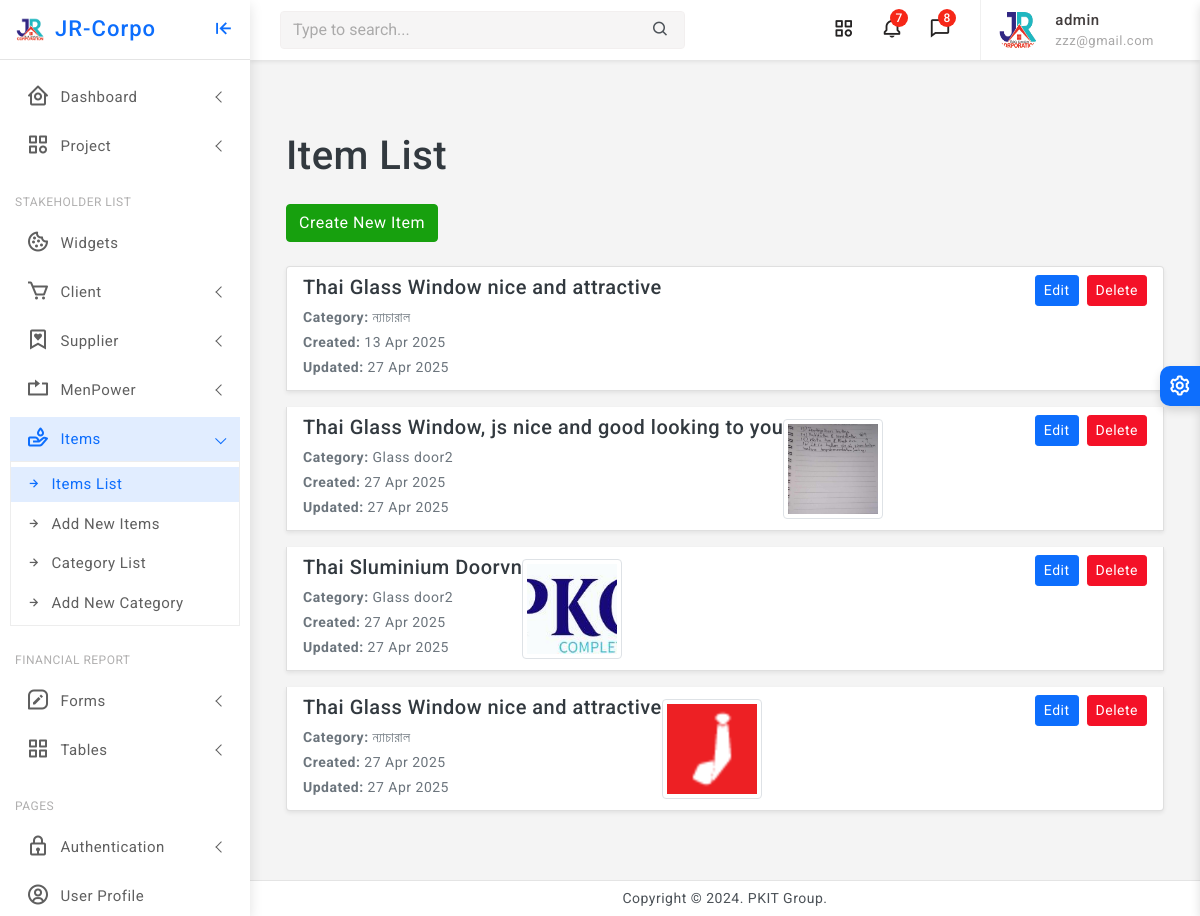
The app's page /items/ (signed in) with its own data.
### core/models.py (models this page shows, shortened)
class Item(models.Model):
    item_name = models.CharField(max_length=255)
    image = models.ImageField(upload_to='media/item_images/', blank=True, null=True)
    category = models.ForeignKey(Category, on_delete=models.SET_NULL, null=True, related_name='items')
    created_at = models.DateTimeField(auto_now_add=True)
    updated_at = models.DateTimeField(auto_now=True)

class Category(models.Model):
    name = models.CharField(max_length=100)
    created_at = models.DateTimeField(auto_now_add=True)
    updated_at = models.DateTimeField(auto_now=True)

### core/views.py (the view)
# urls.py: path('items/', views.item_list, name='item_list'),
@staff_required
def item_list(request):
    items = Item.objects.all()
    return render(request, 'item/item_list.html', {'items': items})

### core/views.py (called while the page is built)
def staff_required(view_func):
    return user_passes_test(lambda u: u.is_authenticated and u.is_staff)(view_func)

### core/templates/item/item_list.html
{% extends 'partials/base0.html' %}
{% block content %}
{% load static %}
<div class="container my-5">
    <h1 class="mb-4">Item List</h1>
    <a href="{% url 'item_create' %}" class="btn btn-success mb-4">Create New Item</a>
    <div class="list-group">
        {% for item in items %}
        <div class="list-group-item d-flex justify-content-between align-items-start shadow-sm mb-3">
            <div class="d-flex align-items-center">
                <div>
                    <h5>{{ item.item_name }}</h5>
                    <p class="text-muted mb-1"><strong>Category:</strong>
                        {% if item.category %}
                            {{ item.category.name }}
                        {% else %}
                            No Category
                        {% endif %}
                    </p>
                    <p class="text-muted mb-1"><strong>Created:</strong> {{ item.created_at|date:"d M Y" }}</p>
                    <p class="text-muted mb-1"><strong>Updated:</strong> {{ item.updated_at|date:"d M Y" }}</p>
                </div>
                {% if item.image %}
                    <img src="{{ item.image.url }}" alt="Item Image" class="img-thumbnail" style="width: 100px; height: 100px; object-fit: cover; margin-right: 20px;">
                {% else %}
                    <span class="text-muted"></span>
                {% endif %}
            </div>
            <div class="d-flex">
                <a href="{% url 'item_update' item.id %}" class="btn btn-primary btn-sm me-2">Edit</a>
                <a href="{% url 'item_delete' item.id %}" class="btn btn-danger btn-sm">Delete</a>
            </div>
        </div>
        {% empty %}
        <div class="alert alert-warning">No items found.</div>
        {% endfor %}
    </div>
</div>
{% endblock %}

### templates/partials/base0.html (shortened to what this page needs)
<!doctype html>
<html lang="en">
{% load static %}
<head>
	<link href="{% static 'assets/plugins/vectormap/jquery-jvectormap-2.0.2.css' %}" rel="stylesheet"/>
	<link href="{% static 'assets/plugins/simplebar/css/simplebar.css' %}" rel="stylesheet" />
	<link href="{% static 'assets/plugins/perfect-scrollbar/css/perfect-scrollbar.css' %}" rel="stylesheet" />
	<link href="{% static 'assets/plugins/metismenu/css/metisMenu.min.css' %}" rel="stylesheet" />
	<link href="{% static 'assets/css/pace.min.css' %}" rel="stylesheet" />
	<link href="{% static 'assets/css/bootstrap.min.css' %}" rel="stylesheet">
	<link href="{% static 'assets/css/app.css' %}" rel="stylesheet">
	<link href="{% static 'assets/css/icons.css' %}" rel="stylesheet">
	<link rel="stylesheet" href="{% static 'assets/css/dark-theme.css' %}" />
	<link rel="stylesheet" href="{% static 'assets/css/semi-dark.css' %}" />
	<link rel="stylesheet" href="{% static 'assets/css/header-colors.css' %}" />
		<link rel="stylesheet" href="https://use.fontawesome.com/releases/v5.15.2/css/all.css"
>
</head>
<body>
	<div class="wrapper">
		<div class="sidebar-wrapper" data-simplebar="true">
			<div class="sidebar-header">
				<div>
					<img src="{% static 'assets/images/jr.png' %} " class="logo-icon" alt="logo icon">
				</div>
				<div>
					<h4 class="logo-text">JR-Corpo</h4>
				</div>
				<div class="toggle-icon ms-auto"><i class='bx bx-arrow-to-left'></i>
				</div>
			</div>
			<ul class="metismenu" id="menu">
				<li>
					<a href="javascript:;" class="has-arrow">
						<div class="parent-icon"><i class='bx bx-home-circle'></i>
						</div>
						<div class="menu-title">Dashboard</div>
					</a>
				</li>
				<li>
					<a href="javascript:;" class="has-arrow">
						<div class="parent-icon"><i class="bx bx-category"></i>
						</div>
						<div class="menu-title">Project</div>
					</a>
				</li>
				<li class="menu-label">Stakeholder List</li>
				<li>
					<a href="widgets.html">
						<div class="parent-icon"><i class='bx bx-cookie'></i>
						</div>
						<div class="menu-title">Widgets</div>
					</a>
				</li>
				<li>
					<a href="javascript:;" class="has-arrow">
						<div class="parent-icon"><i class='bx bx-cart'></i>
						</div>
						<div class="menu-title"> Client </div>
					</a>
				</li>
				<li>
					<a class="has-arrow" href="javascript:;">
						<div class="parent-icon"><i class='bx bx-bookmark-heart'></i>
						</div>
						<div class="menu-title">Supplier</div>
					</a>
				</li>
				<li>
					<a class="has-arrow" href="javascript:;">
						<div class="parent-icon"><i class="bx bx-repeat"></i>
						</div>
						<div class="menu-title">MenPower</div>
					</a>
				</li>
				<li>
					<a class="has-arrow" href="javascript:;">
						<div class="parent-icon"> <i class="bx bx-donate-blood"></i>
						</div>
						<div class="menu-title">Items</div>
					</a>
					<ul>
						<li> <a href="{% url 'item_list' %}"><i class="bx bx-right-arrow-alt"></i>Items List</a>
						</li>
						<li> <a href="{% url 'item_create' %}"><i class="bx bx-right-arrow-alt"></i>Add New Items</a>
						</li>
						<li> <a href="{% url 'category_list' %}"><i class="bx bx-right-arrow-alt"></i>Category List</a>
						</li>
						<li> <a href="{% url 'category_create' %}"><i class="bx bx-right-arrow-alt"></i>Add New Category</a>
						</li>
					</ul>
				</li>
				<li class="menu-label">Financial Report</li>
				<li>
					<a class="has-arrow" href="javascript:;">
						<div class="parent-icon"><i class='bx bx-message-square-edit'></i>
						</div>
						<div class="menu-title">Forms</div>
					</a>
				</li>
				<li>
					<a class="has-arrow" href="javascript:;">
						<div class="parent-icon"><i class="bx bx-grid-alt"></i>
						</div>
						<div class="menu-title">Tables</div>
					</a>
				</li>
				<li class="menu-label">Pages</li>
				<li>
					<a class="has-arrow" href="javascript:;">
						<div class="parent-icon"><i class="bx bx-lock"></i>
						</div>
						<div class="menu-title">Authentication</div>
					</a>
				</li>
				<li>
					<a href="user-profile.html">
						<div class="parent-icon"><i class="bx bx-user-circle"></i>
						</div>
						<div class="menu-title">User Profile</div>
					</a>
				</li>
			</ul>
		</div>
	<header>
			<div class="topbar d-flex align-items-center">
				<nav class="navbar navbar-expand">
					<div class="search-bar flex-grow-1">
						<div class="position-relative search-bar-box">
							<input type="text" class="form-control search-control" placeholder="Type to search..."> <span class="position-absolute top-50 search-show translate-middle-y"><i class='bx bx-search'></i></span>
						</div>
					</div>
					<div class="top-menu ms-auto">
						<ul class="navbar-nav align-items-center">
							<li class="nav-item dropdown dropdown-large">
								<a class="nav-link dropdown-toggle dropdown-toggle-nocaret" href="#" role="button" data-bs-toggle="dropdown" aria-expanded="false">	<i class='bx bx-category'></i>
								</a>
							</li>
							<li class="nav-item dropdown dropdown-large">
								<a class="nav-link dropdown-toggle dropdown-toggle-nocaret position-relative" href="#" role="button" data-bs-toggle="dropdown" aria-expanded="false"> <span class="alert-count">7</span>
									<i class='bx bx-bell'></i>
								</a>
							</li>
							<li class="nav-item dropdown dropdown-large">
								<a class="nav-link dropdown-toggle dropdown-toggle-nocaret position-relative" href="#" role="button" data-bs-toggle="dropdown" aria-expanded="false"> <span class="alert-count">8</span>
									<i class='bx bx-comment'></i>
								</a>
							</li>
						</ul>
					</div>
					<div class="user-box dropdown">
						<a class="d-flex align-items-center nav-link dropdown-toggle dropdown-toggle-nocaret" href="#" role="button" data-bs-toggle="dropdown" aria-expanded="false">
							<img src="{% static 'assets/images/jr.png' %}" class="user-img" alt="user avatar">
							<div class="user-info ps-3">
								<p class="user-name mb-0">{{ user.username }}</p>
								<p class="designattion mb-0">{{ user.email }}</p>
							</div>
						</a>
					</div>
				</nav>
			</div>
	</header>
		<div class="page-wrapper">
			<div class="page-content">
				{% block content %}
				{% endblock %}
			</div>
		</div>
		<footer class="page-footer">
			<p class="mb-0">Copyright © 2024. PKIT Group.</p>
		</footer>
	</div>
	<div class="switcher-wrapper">
		<div class="switcher-btn"> <i class='bx bx-cog bx-spin'></i>
		</div>
	</div>
</body>
</html>

### records on screen
Item: item_name "Thai Glass Window nice and attractive", category.name "ন্যাচারাল", created_at "13 Apr 2025", updated_at "27 Apr 2025"
Item: item_name "Thai Glass Window, js nice and good looking to you", category.name "Glass door2", created_at "27 Apr 2025", updated_at "27 Apr 2025", image (picture)
Item: item_name "Thai Sluminium Doorvn", category.name "Glass door2", created_at "27 Apr 2025", updated_at "27 Apr 2025", image (picture)
Item: item_name "Thai Glass Window nice and attractive", category.name "ন্যাচারাল", created_at "27 Apr 2025", updated_at "27 Apr 2025", image (picture)

### other values on screen
{{ user.username }} "admin"
{{ user.email }} "zzz@gmail.com"
